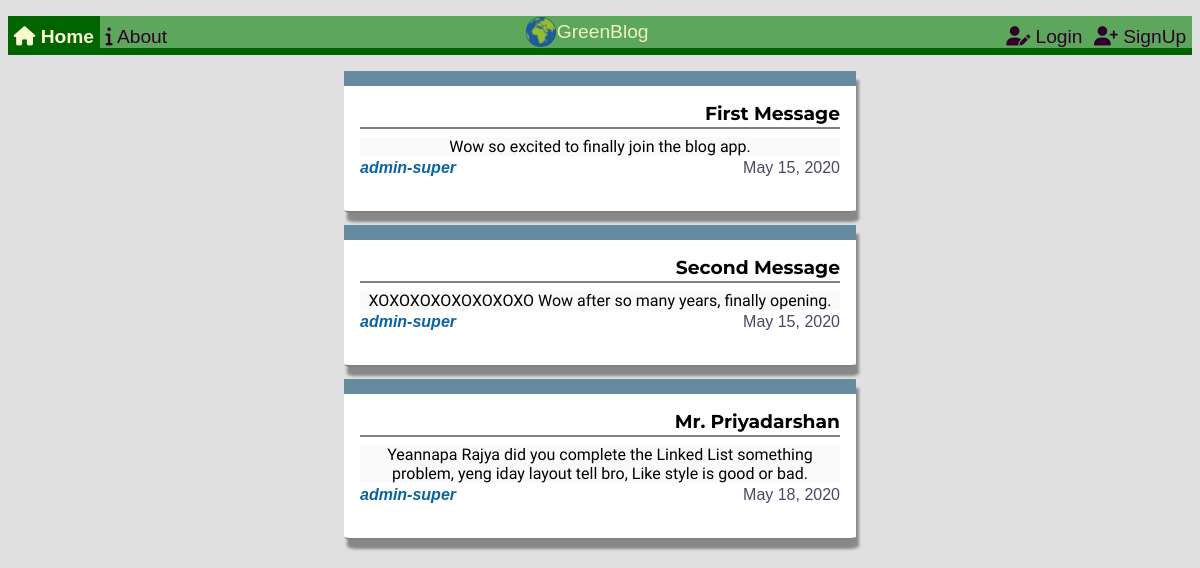
The page / on the database its author committed.
### green_blog_main/models.py (models this page shows, shortened)
class Blog(models.Model):
    title = models.CharField(max_length=50)
    message = models.TextField()
    blog_date = models.DateField(auto_now_add=True)
    usr = models.ForeignKey('auth.User', on_delete=models.CASCADE)

### green_blog_main/views.py (the view)
# urls.py: path('', HomePageView.as_view(), name='blog-home'),
class HomePageView(ListView):
    model = Blog
    title, active = page_title(), set_active()
    template_name = "blog_home.html"

### templates/blog_home.html
{% extends 'base.html' %}
    {% load static %}
    {% block css %} <link rel="stylesheet" href="{% static 'css/home.css' %}"> {% endblock css%}
    {% block main %}
        <section class="blog-main">
            {% for blog in object_list %}
                <div class="blog-body">
                    <section class="blog-title"> <h3> {{ blog.title }} </h3> </section>
                    <section class="blog-message">
                        {{ blog.message }}
                    </section>
                    <section class="blog-name">
                        <a href="{% url 'blog-detail' blog.pk %}"> {{ blog.usr }} </a>
                        <p> {{ blog.blog_date }} </p>
                    </section>
                    <br>
                </div>
            {% endfor %}
        </section>
    {% endblock main%}

### templates/base.html (shortened to what this page needs)
{% load static %}
<!DOCTYPE html>
<html lang="en">
<head>
    <link rel="stylesheet" href="{% static 'css/base.css' %}">
    {% block css %}{% endblock css %}
</head>
<body>
    <ul class="greenblog-nav">
        <li class="{{view.active.0}}"> <i class="fas fa-home"></i> <a href="{% url 'blog-home' %}"> Home </a> </li>
        <li class="{{view.active.1}}"> <i class="fas fa-info"></i> <a href="{% url 'blog-about' %}"> About </a> </li>
        <li class="greenblog-earth"> <img src="{% static 'images/earth-32.png' %}" alt="">  GreenBlog </li>
        <li class="{{view.active.2}}"> <i class="fas fa-user-edit"></i> <a href="#"> Login  </a> </li>
        <li class="{{view.active.3}}"> <i class="fas fa-user-plus"></i> <a href="https://www.google.com/"> SignUp </a> </li>
    </ul>
    {% block main %}{% endblock main %}
</body>
</html>

### static/css/base.css (style rules this page uses)
html { font-family: 'Gill Sans', 'Gill Sans MT', Calibri, 'Trebuchet MS', sans-serif; }
body { background-color: #e0e0e0; }
ul.greenblog-nav { padding: 0; list-style: none; overflow: hidden; display: flex; align-items: flex-end; background-color: #5ca75c; border-bottom: 7px solid rgb(0, 100, 0); }
ul.greenblog-nav li { margin-top: 0; padding-top: 0.5em; padding-left: 0.3em; padding-right: 0.3em; text-align: center; font-size: 1.2em; color: #2e0228; transition: color 0.5s, background-color 0.5s; }
ul.greenblog-nav li a { text-decoration: none; color: inherit; }
ul.greenblog-nav li.active { color: lightgoldenrodyellow; background-color: rgb(0, 100, 0); font-weight: bold; }
ul.greenblog-nav li.greenblog-earth { padding: 0; margin-top: 0; margin-left: auto; margin-right: auto; display: flex; align-items: center; color: #f1f1c1; }
ul.greenblog-nav li.greenblog-earth img { background-image: linear-gradient(to right, #22939b, #0d2e86); background-clip: content-box; clip-path: circle(15px at center); }

### static/css/home.css (style rules this page uses)
section.blog-main { display: flex; flex-direction: column; align-items: center; justify-content: center; }
section.blog-main div.blog-body { background-color: #ffffff; width: 30em; border-bottom: 2px solid grey; padding: 1em; margin-bottom: 0.75em; border-top: 15px solid #668a9e; border-bottom-left-radius: 2%; border-bottom-right-radius: 2%; box-shadow: 3px 9px 3px #888888; }
section.blog-main div.blog-body section.blog-title { margin-top: 0; margin-bottom: 0.5em; border-bottom: 2px solid #808080; font-family: 'Montserrat', sans-serif; text-align: right; }
section.blog-main div.blog-body section.blog-title h3 { margin-top: 0; padding-bottom: 0; margin-bottom: 0.1em; }
section.blog-main div.blog-body section.blog-message { text-align: center; background-color: #fafafa; color: black; font-family: 'Muli', sans-serif; }
section.blog-main div.blog-body section.blog-name { margin-top: 0.2em; display: flex; justify-content: space-between; }
section.blog-main div.blog-body section.blog-name p { color: #484864; margin: 0; }
section.blog-main div.blog-body section.blog-name a { text-decoration: none; color: #0964a1; font-weight: bolder; font-style: italic; }

### rows shown on the page
Blog: title "First Message", message "Wow so excited to finally join the blog app.", usr "admin-super", blog_date "May 15, 2020"
Blog: title "Second Message", message "XOXOXOXOXOXOXOXO Wow after so many years, finally opening.", usr "admin-super", blog_date "May 15, 2020"
Blog: title "Mr. Priyadarshan", message "Yeannapa Rajya did you complete the Linked List something problem, yeng iday layout tell bro, Like style is good or bad.", usr "admin-super", blog_date "May 18, 2020"
